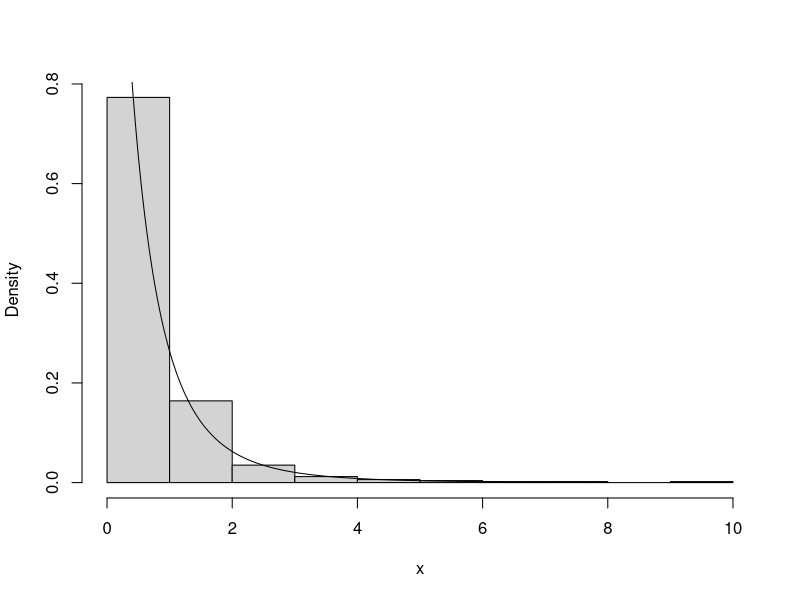

Recreate this plot in R.
#產生Pareto distribution(α = 2,β = 4)的隨機變數，並畫出直方圖
generationP = function(a = 2,b = 4){
  n = 1000
  u = runif(n)
  x = ((16/(1-u))^(1/b))-a #inverse transformation method
  hist(x,prob = TRUE,main = "")
  y = seq(0,8,0.01)
  lines(y,(b*(a^b))/((y+a)^(b+1)))
}

#執行函數
generationP()